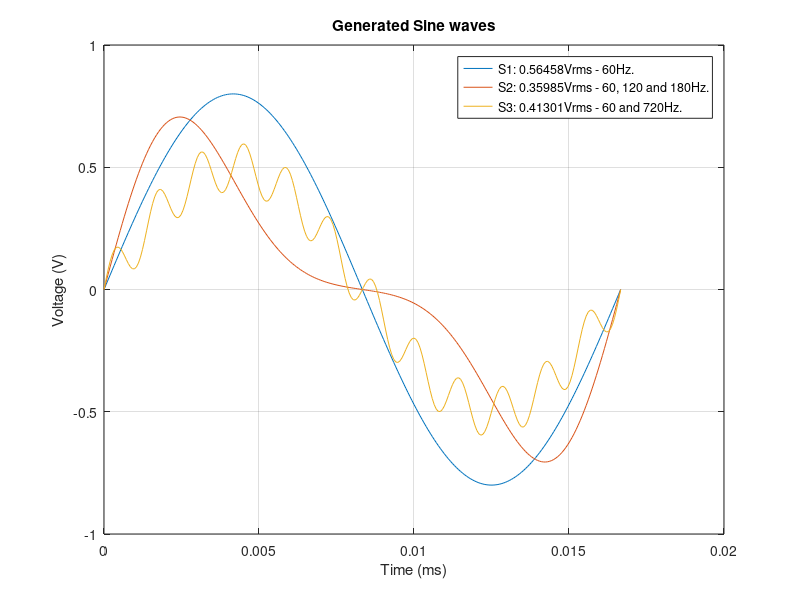

This figure's MATLAB source:
% Create sine waves for test pourpouses.
% Write to a file in C language matrix with size variable of uint16_t.
% Values up to 12bits.
% Julio Santos - julio.ppgca@gmail.com
% Nov. 2016
% Ver. 1

format('shortEng');
t=linspace(0,1/60,2^8); % time vector, 256 values from 0 to 1/60.
% Sine Wave, pure 60Hz.
y1 = 0.8*sin(2*pi*60*t);
sinal=ceil(y1*2048)+2047;  % should be integer
plot(t,y1) % Just to see how beauty is the Matlab.
title('Generated Sine waves');
xlabel('Time (ms)');
ylabel('Voltage (V)');
hold on
grid

% Write to a file, then just copy and paste ;P
fileID = fopen('SineWave.txt','w');
fprintf(fileID,'#ifdef SINE_WAVE_CLEAN \n');
fprintf(fileID,'// t=linspace(0,1/60,2^8);  \n');
fprintf(fileID,'// y1 = 0.8*sin(2*pi*60*t);  \n');
fprintf(fileID,'// sinal=ceil(y1*2048)+2047;  \n');
fprintf(fileID,'// RMS: %.3f Volts  \n', rms(y1));
fprintf(fileID,'uint16_t  SineWave[2][SAMPLES_NUM] = \n{');
fprintf(fileID,'\n\t{\n\t');
j=1;
for i=1:8
  fprintf(fileID,'%d,\t',sinal(j:j+15));
  fprintf(fileID,'\n\t');
  j=j+16;
end
fprintf(fileID,'}, \n\t{\n\t');
j=129;
for i=1:8
  fprintf(fileID,'%d,\t',sinal(j:j+15));
  fprintf(fileID,'\n\t');
  j=j+16;
end
fprintf(fileID,'}');
fprintf(fileID,'\n};\n');
fprintf(fileID,'#endif \n');

% Sine wave with some harmonics, 60Hz, 120Hz and 180Hz
y2 = 0.5*sin(2*pi*60*t)+0.3*sin(2*pi*120*t)+0.05*sin(2*pi*180*t);
sinal=ceil(y2*2048)+2047; 
plot(t,y2)

fprintf(fileID,'\n#ifdef SINE_WAVE_N1 \n');
fprintf(fileID,'// t=linspace(0,1/60,2^8);  \n');
fprintf(fileID,'// y2 = 0.5*sin(2*pi*60*t)+0.3*sin(2*pi*120*t)+0.05*sin(2*pi*180*t);  \n');
fprintf(fileID,'// sinal=ceil(y2*2048)+2047;  \n');
fprintf(fileID,'// RMS: %.3f Volts  \n', rms(y2));
fprintf(fileID,'uint16_t  SineWave[2][SAMPLES_NUM] = \n{');
fprintf(fileID,'\n\t{\n\t');
j=1;
for i=1:8
  fprintf(fileID,'%d,\t',(sinal(j:j+15)));
  fprintf(fileID,'\n\t');
  j=j+16;
end
fprintf(fileID,'}, \n\t{\n\t');
j=129;
for i=1:8
  fprintf(fileID,'%d,\t',sinal(j:j+15));
  fprintf(fileID,'\n\t');
  j=j+16;
end
fprintf(fileID,'}');
fprintf(fileID,'\n};\n');
fprintf(fileID,'#endif\n');
% Sine wave with some harmonics, 60Hzh and 720Hz
y3 = 0.5*sin(2*pi*60*t)+0.1*sin(2*pi*720*t);
sinal=ceil(y3*2048)+2047; 
plot(t,y3)
legend((['S1: ' num2str(rms(y1)) 'Vrms - 60Hz.' ]), ...
       (['S2: ' num2str(rms(y3)) 'Vrms - 60, 120 and 180Hz.' ]), ...
       (['S3: ' num2str(rms(y2)) 'Vrms - 60 and 720Hz.' ]));
hold off


fprintf(fileID,'\n#ifdef SINE_WAVE_N2 \n');
fprintf(fileID,'// t=linspace(0,1/60,2^8);  \n');
fprintf(fileID,'// y3 = 0.5*sin(2*pi*60*t)+0.1*sin(2*pi*720*t);  \n');
fprintf(fileID,'// sinal=ceil(y3*2048)+2047;  \n');
fprintf(fileID,'// RMS: %.3f Volts  \n', rms(y3));
fprintf(fileID,'uint16_t  SineWave[2][SAMPLES_NUM] = \n{');
fprintf(fileID,'\n\t{\n\t');
j=1;
for i=1:8
  fprintf(fileID,'%d,\t',(sinal(j:j+15)));
  fprintf(fileID,'\n\t');
  j=j+16;
end
fprintf(fileID,'}, \n\t{\n\t');
j=129;
for i=1:8
  fprintf(fileID,'%d,\t',sinal(j:j+15));
  fprintf(fileID,'\n\t');
  j=j+16;
end
fprintf(fileID,'}');
fprintf(fileID,'\n};\n');
fprintf(fileID,'#endif \n');
fclose(fileID);


